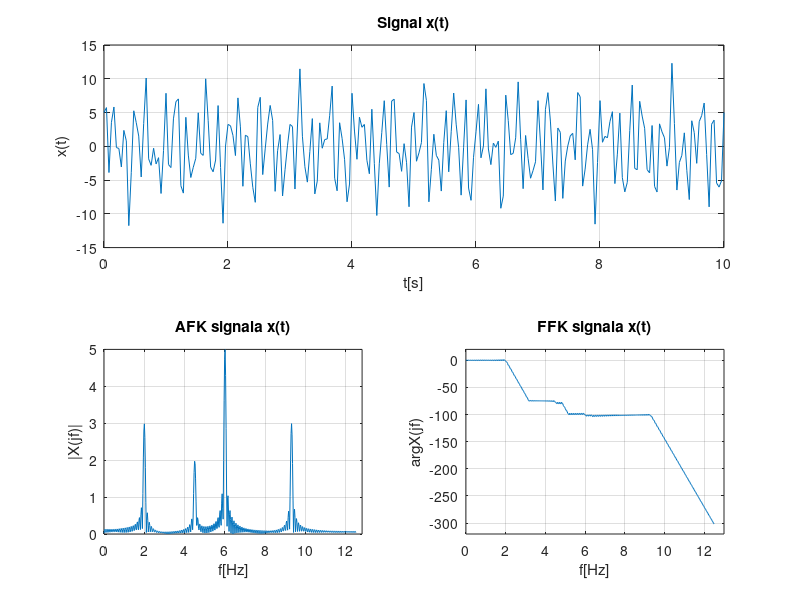
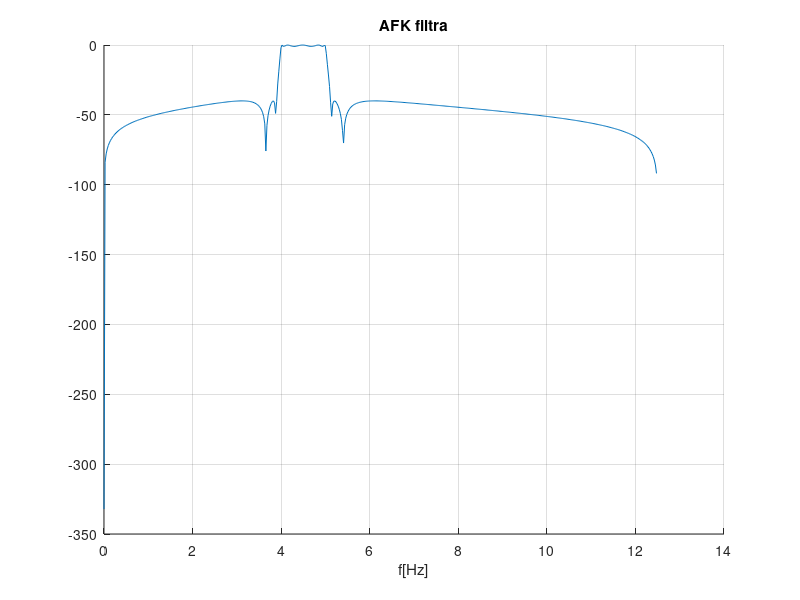
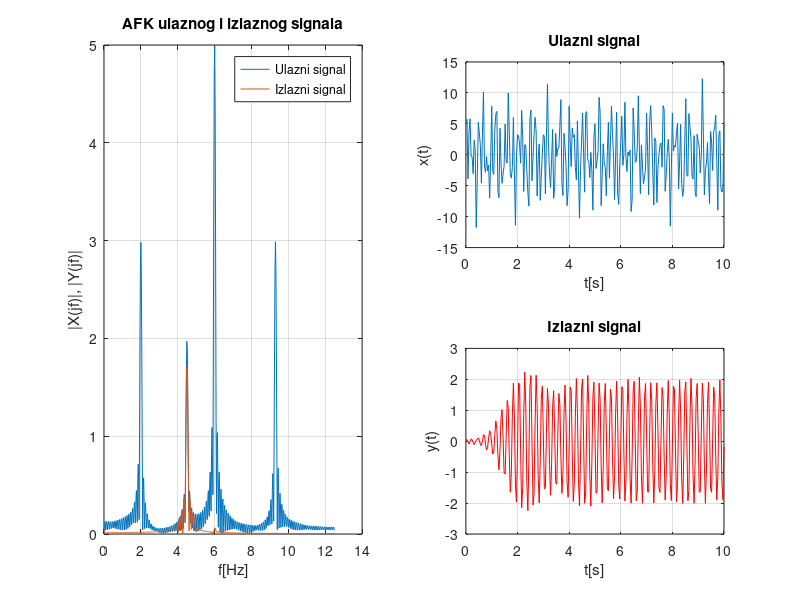

These charts were generated, in order, by the following MATLAB code:
clear all; close all; clc;

Fs = 25;
Ts = 1/Fs;
t = 0:Ts:10;
x = 3*sin(2*pi*2*t) + 2*sin(2*pi*4.5*t) + 5*cos(2*pi*6*t) + 3*sin(2*pi*9.3*t);
N = 4*2^nextpow2(length(x));
f1 = 0:Fs/N:Fs/2;
X = fft(x,N)/length(x);
X1 = abs(X(1:N/2+1));
X1(2:N/2+1) = 2*X1(2:N/2+1);
Xphase = unwrap(angle(X(1:N/2+1)));

figure(1)
  subplot(2, 2, 1:2)
    plot(t,x);
    xlabel('t[s]'); ylabel('x(t)'); title('Signal x(t)'); grid on;
  subplot(2,2,3)
    plot(f1,X1);
    xlim([0 12.8]);
    xlabel('f[Hz]'); ylabel('|X(jf)|'); title('AFK signala x(t)'); grid on;
  subplot(2,2,4)
    plot(f1,Xphase);
    ylim([-320 20]);
    xlim([0 13]);
    xlabel('f[Hz]'); ylabel('arg{X(jf)}'); title('FFK signala x(t)'); grid on;
    
% Digitalni elipticni filtar
Wp = [4 5]/(Fs/2);
Ws = [3.8 5.2]/(Fs/2);
Rp = 1;
Rs = 40;
[n,Wn] = ellipord(Wp,Ws,Rp,Rs);
[b,a] = ellip(n,Rp,Rs,Wp);
[h,f] = freqz(b,a,N/2+1,Fs);

figure(2)
  hold on;
  plot(f,20*log10(abs(h)));
  xlabel('f[Hz]'); title('AFK filtra'); grid on;
  
% Filtriranje signala
y = filter(b,a,x);
Y = fft(y,N)/length(y);
Y1 = abs(Y(1:N/2+1));
Y1(2:N/2+1) = 2*Y1(2:N/2+1);
Yphase = unwrap(angle(Y(1:N/2+1)));

figure(3)
  subplot(2,2,[1,3])
    plot(f1,X1);
    hold on;
    plot(f1,Y1);
    legend('Ulazni signal', 'Izlazni signal');
    xlabel('f[Hz]'); ylabel('|X(jf)|, |Y(jf)|'); title('AFK ulaznog i izlaznog signala');
    grid on;
  subplot(2,2,2)
    plot(t,x);
    hold on;
    xlabel('t[s]'); ylabel('x(t)'); title('Ulazni signal'); grid on;
  subplot(2,2,4)
    plot(t,y,'r');
    hold on;
    xlabel('t[s]'); ylabel('y(t)'); title('Izlazni signal'); grid on;